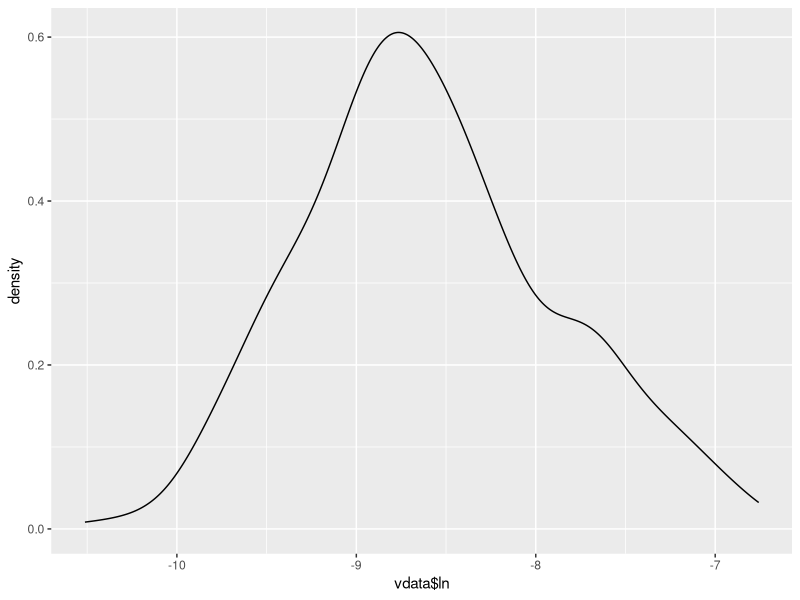
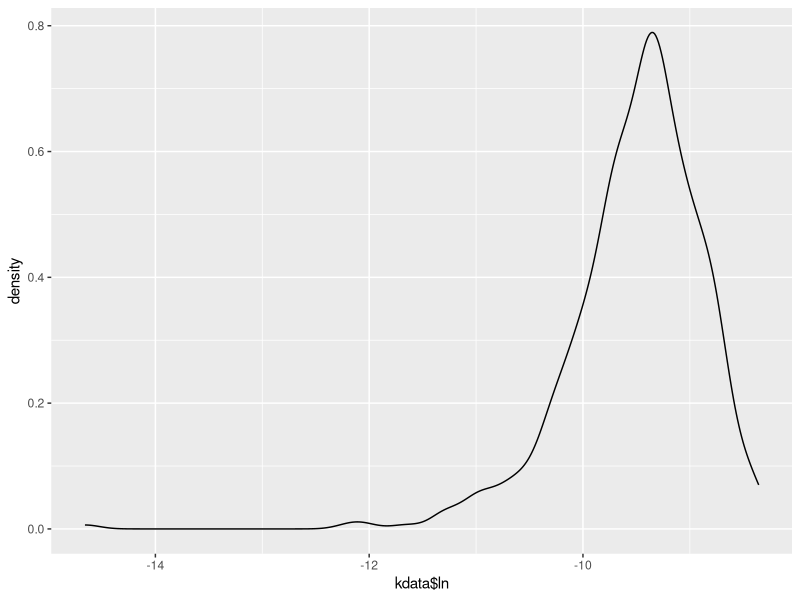
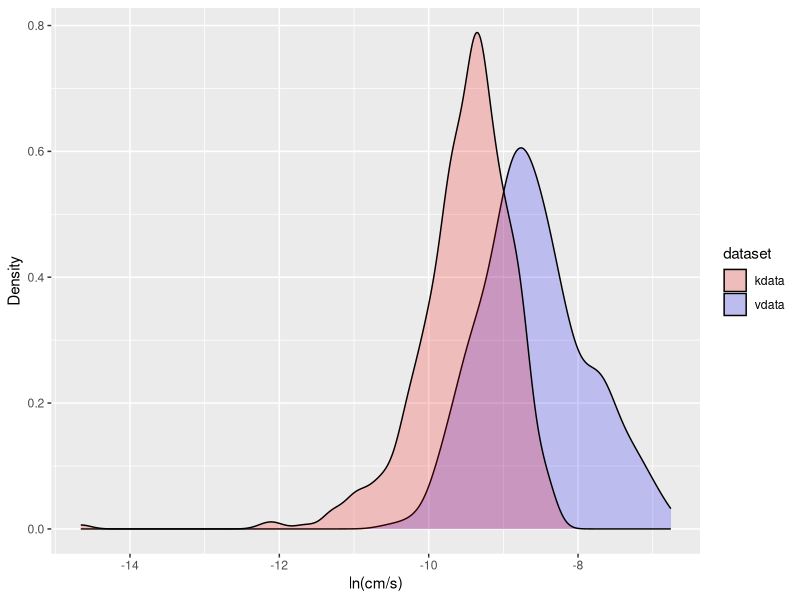

Recreate these plots in R, in order.
setwd("C:/Users/efang/OneDrive - University of Kansas/GEOL 503/Project")
getwd()

kdata <- read.csv("ParedDown_K.csv")
vdata <- read.csv("ParedDown_v.csv")


#Convert Vdata column from cm/d to cm/s
vdata$v.cms <- vdata$v.cmd / (24 * 3600)

library(ggplot2)

#ln() of vdata

vdata$ln <- log(vdata$v.cms)

#plot vdata 

var(vdata)
ggplot(data = data.frame(x = vdata), aes(x = vdata$ln)) + geom_density()


#Kdata transformed 

#convert cm/s to m/min
kdata$K.cms <- (kdata$K.cms/100)*60

#Q(flow rate)
A <- 1
i <- 4.3*10^-3
kdata$Q <- (kdata$K.cms * A * i)

#q(specific discharge)
kdata$q <- (kdata$Q / A)

#v(seepage velocity)
n = 0.34
kdata$v <- (kdata$q / n)

#ln() of kdata

kdata$ln <- log(kdata$v)

#plot kdata

var(kdata)
ggplot(data = data.frame(x = kdata), aes(x = kdata$ln)) + geom_density()

#combined plot

ggplot() + xlab("ln(cm/s)") + ylab("Density") +
  geom_density(aes(x = vdata$ln, fill="vdata"), alpha = 0.2)+
  geom_density(aes(x = kdata$ln, fill="kdata"), alpha = 0.2)+
  scale_fill_manual(name = "dataset", values = c(vdata="blue", kdata="red"))

